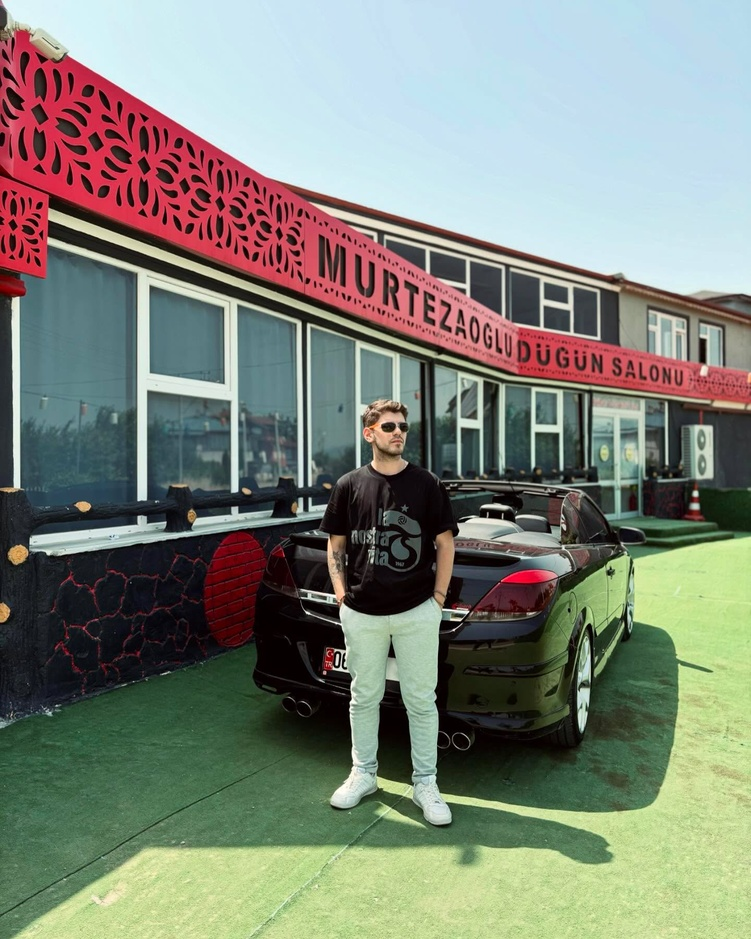
#> input picture dogi.jpg, 751 x 939 px, shrunk from 1440 x 1800 before the run
$ python process_images.py
#> lines starting #> are read from the running program, lines starting #| are printed output that depends on the picture
import os
from PIL import Image, ImageEnhance, ImageFilter

os.makedirs("public/images", exist_ok=True)
os.makedirs("public/videos", exist_ok=True)
os.makedirs("public/uploads", exist_ok=True)
os.makedirs("data", exist_ok=True)

img_path = "dogi.jpg"
if os.path.exists(img_path):
    img = Image.open(img_path).convert("RGB")
#> img is the input picture: PIL image 751x939 RGB; mean R, G, B 127.5, 132.9, 121.2
    width, height = img.size
#> width = 751; height = 939
    print(f"Original size: {width}x{height}")
#| Original size: 751x939

    # 1. High quality full copy
    img.save("public/images/dogi-original.jpg", quality=95)

    # 2. Cinematic graded full
    enhancer_contrast = ImageEnhance.Contrast(img)
    contrast_img = enhancer_contrast.enhance(1.08)
    enhancer_color = ImageEnhance.Color(contrast_img)
    cinematic_full = enhancer_color.enhance(1.12)
    enhancer_sharp = ImageEnhance.Sharpness(cinematic_full)
    cinematic_full = enhancer_sharp.enhance(1.1)
    cinematic_full.save("public/images/dogi-cinematic.jpg", quality=92)

    # 3. Portrait crop: Doğanay is centered around x ~ 0.35 to 0.70, y ~ 0.40 to 0.90
    # Let's crop upper body & face (from sunglasses down to waist)
    # Head is around y: 700-1100, x: 550-900
    box_portrait = (
        int(width * 0.28),
        int(height * 0.38),
        int(width * 0.76),
        int(height * 0.85)
    )
#> box_portrait = (210, 356, 570, 798)
    portrait = img.crop(box_portrait)
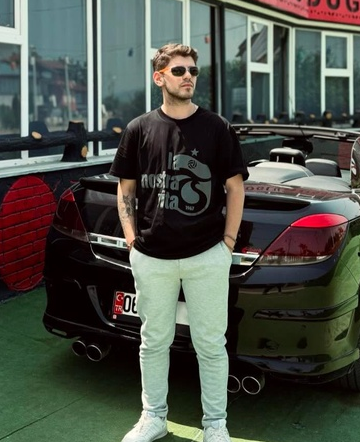
#> portrait: PIL image 360x442 RGB; mean R, G, B 76, 79.8, 71.4
    portrait_contrast = ImageEnhance.Contrast(portrait).enhance(1.1)
    portrait_color = ImageEnhance.Color(portrait_contrast).enhance(1.15)
    portrait_sharp = ImageEnhance.Sharpness(portrait_color).enhance(1.15)
    portrait_sharp.save("public/images/dogi-portrait.jpg", quality=95)

    # 4. Close-up avatar
    box_avatar = (
        int(width * 0.40),
        int(height * 0.40),
        int(width * 0.62),
        int(height * 0.58)
    )
#> box_avatar = (300, 375, 465, 544)
    avatar = img.crop(box_avatar)
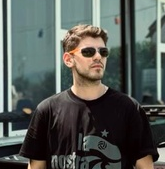
#> avatar: PIL image 165x169 RGB; mean R, G, B 84.4, 89.5, 84.5
    avatar_contrast = ImageEnhance.Contrast(avatar).enhance(1.15)
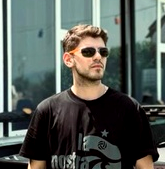
#> avatar_contrast: PIL image 165x169 RGB; mean R, G, B 83.8, 90.6, 84.7
    avatar_color = ImageEnhance.Color(avatar_contrast).enhance(1.1)
    avatar_sharp = ImageEnhance.Sharpness(avatar_color).enhance(1.2)
    avatar_sharp.save("public/images/dogi-avatar.jpg", quality=95)

    # 5. Hero widescreen crop with Doğanay and the car/background
    box_hero = (
        0,
        int(height * 0.25),
        width,
        int(height * 0.88)
    )
#> box_hero = (0, 234, 751, 826)
    hero = img.crop(box_hero)
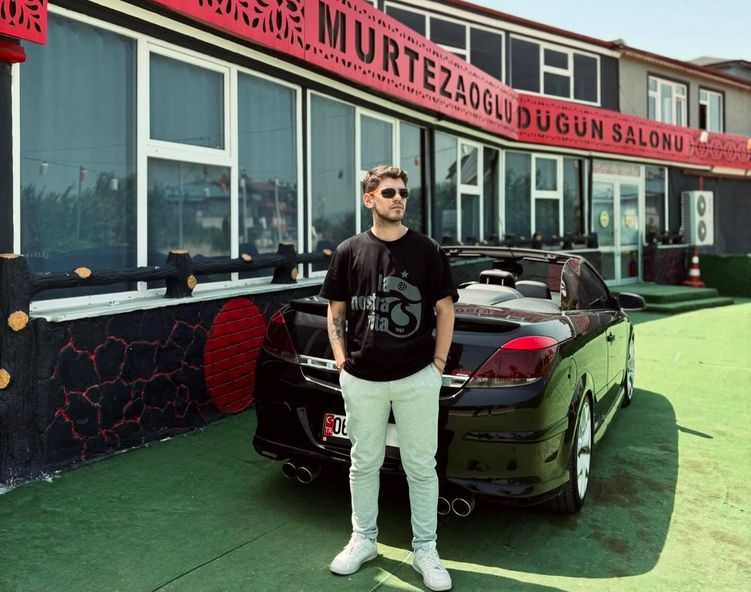
#> hero: PIL image 751x592 RGB; mean R, G, B 94.5, 99.6, 87.6
    hero = ImageEnhance.Contrast(hero).enhance(1.08)
    hero.save("public/images/dogi-hero.jpg", quality=92)

    print("All image versions created successfully in public/images/")
else:
    print("dogi.jpg not found!")
